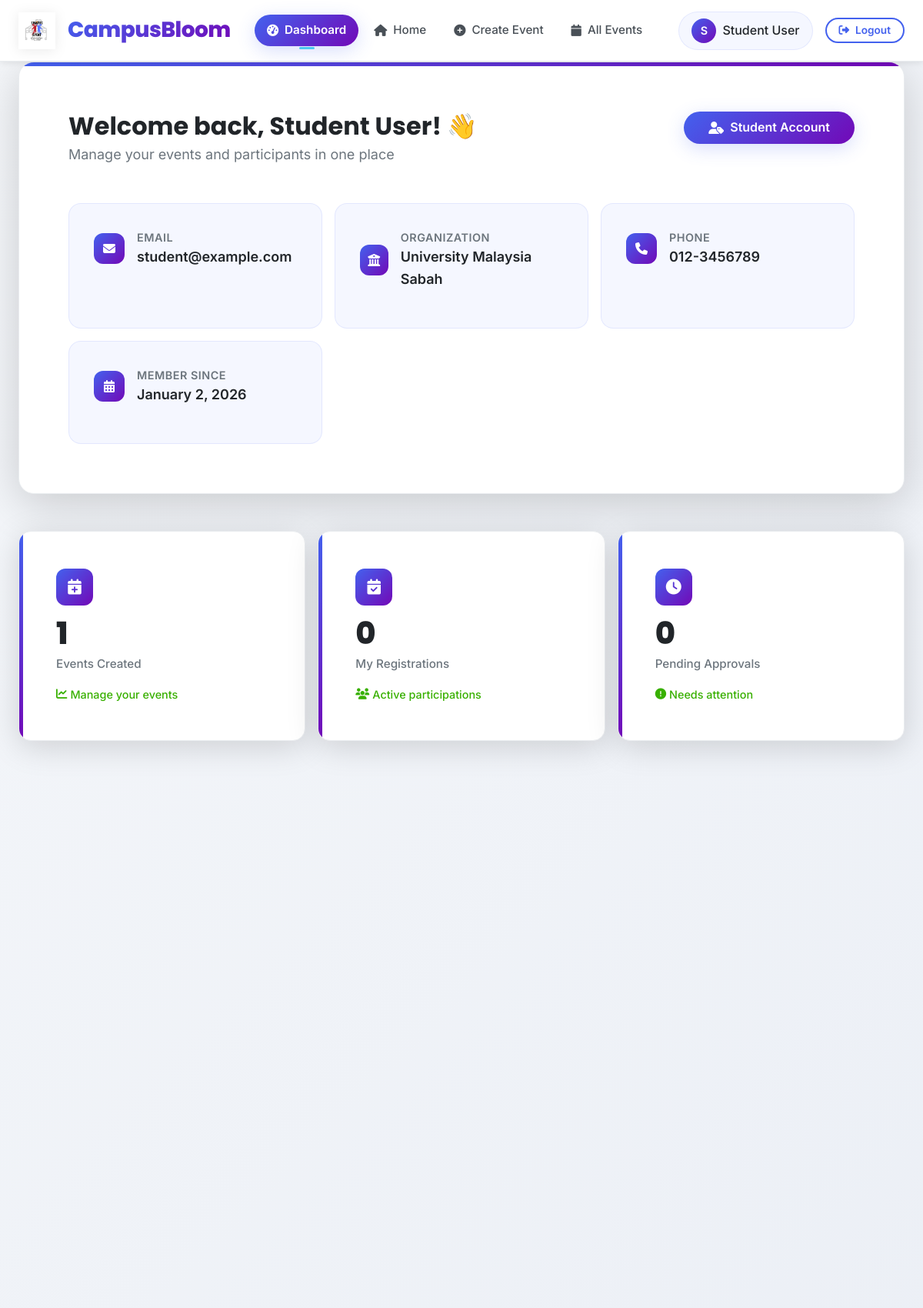
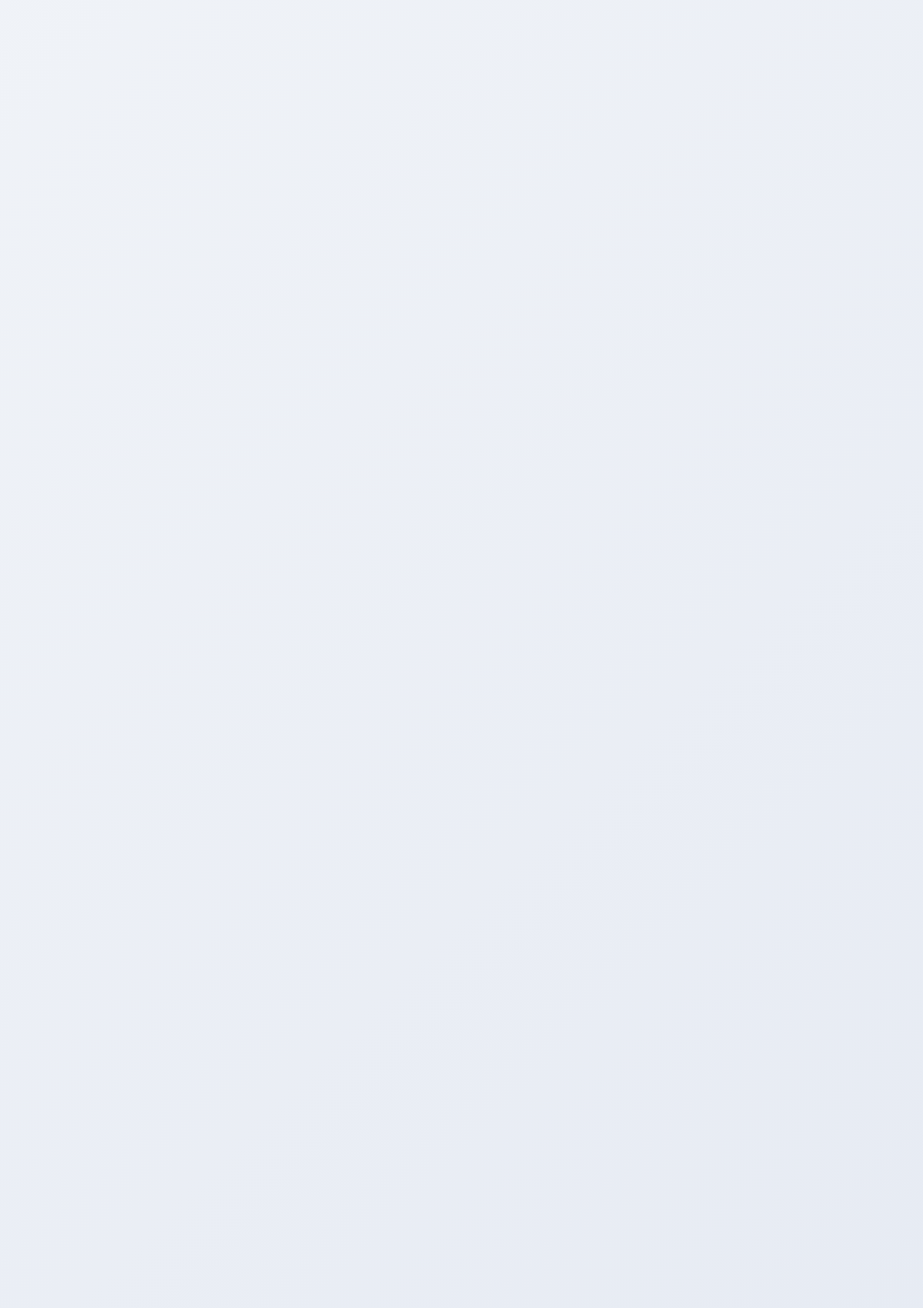
/dashboard.php (signed in, upper part), run on the app's committed database (2 pictures, top to bottom).
### tables this page shows
CREATE TABLE `users` (
  `id` int(11) NOT NULL,
  `name` varchar(255) NOT NULL,
  `email` varchar(255) NOT NULL,
  `password` varchar(255) NOT NULL,
  `role` enum('public','student','staff') DEFAULT 'public',
  `organization` varchar(255) DEFAULT NULL,
  `phone` varchar(20) DEFAULT NULL,
  `created_at` timestamp NOT NULL DEFAULT current_timestamp()
);

### config.php (called while the page is built, shortened)
<?php
$host = 'localhost';
$username = 'root';
$password = '';
$database = 'cemsindv';
$conn = new mysqli($host, $username, $password, $database);
$conn->set_charset("utf8mb4");
function getCurrentUser() {
    global $conn;
    $userId = $_SESSION['user_id'];
    $stmt = $conn->prepare("SELECT id, name, email, role, organization, phone, created_at FROM users WHERE id = ?");
    $stmt->bind_param("i", $userId);
    $stmt->execute();
    $result = $stmt->get_result();
    if ($result->num_rows > 0) {
        $user = $result->fetch_assoc();
        return $user;
    }
    return null;
}
function canCreateEvents() {
    $user = getCurrentUser();
    return in_array($user['role'], ['staff', 'student', 'organizer', 'admin']);
}
?>

### dashboard.php (the view, shortened to what this page needs)
<?php
require_once 'config.php';
$user = getCurrentUser();
$userId = isset($user['id']) ? $user['id'] : 0;
$userRole = isset($user['role']) ? $user['role'] : 'public';
$userName = isset($user['name']) ? $user['name'] : 'User';
$userEmail = isset($user['email']) ? $user['email'] : '';
$userOrganization = isset($user['organization']) ? $user['organization'] : '';
$userPhone = isset($user['phone']) ? $user['phone'] : '';
$userCreatedAt = isset($user['created_at']) ? $user['created_at'] : date('Y-m-d');
$myEvents = [];
$myEventsCount = 0;
$myRegistrations = [];
$registeredCount = 0;
$pendingParticipants = 0;
try {
    if ($userId > 0) {
        $sql = "SELECT e.*, u.name as organizer_name
                FROM events e
                JOIN users u ON e.created_by = u.id
                WHERE e.created_by = ?
                ORDER BY e.event_date DESC";
        $stmt = $conn->prepare($sql);
        if ($stmt) {
            $stmt->bind_param("i", $userId);
            if ($stmt->execute()) {
                $result = $stmt->get_result();
                while ($row = $result->fetch_assoc()) {
                    $myEvents[] = $row;
                }
                $myEventsCount = count($myEvents);
            }
        }
        $pendingParticipants = 0;
        if (tableExists('registrations')) {
            $sql = "SELECT r.*, e.event_name, e.event_date, e.event_time,
                           e.venue, e.max_participants, e.id as event_id
                    FROM registrations r
                    JOIN events e ON r.event_id = e.id
                    WHERE r.user_id = ?
                    ORDER BY e.event_date DESC";
            $stmt = $conn->prepare($sql);
            if ($stmt) {
                $stmt->bind_param("i", $userId);
                if ($stmt->execute()) {
                    $registeredCount = count($myRegistrations);
                }
            }
        }
    }
} catch (Exception $e) {
    error_log("Dashboard error: " . $e->getMessage());
    setFlashMessage('error', 'An error occurred while loading dashboard data.');
}
$logoPath = 'img/CemsLogo.png';
$logoExists = file_exists($logoPath);
?>
<!DOCTYPE html>
<html lang="en">
<head>
    <link rel="stylesheet" href="https://cdnjs.cloudflare.com/ajax/libs/font-awesome/6.5.0/css/all.min.css">
</head>
<body>
    <nav class="navbar" id="navbar">
        <div class="navbar-container">
            <a href="dashboard.php" class="navbar-brand">
                <div class="logo-wrapper">
                    <?php if ($logoExists): ?>
                        <img src="<?php echo $logoPath; ?>" alt="CampusBloom Logo" class="logo-image">
                    <?php else: ?>
                        <div class="logo-fallback">CB</div>
                    <?php endif; ?>
                    <span class="logo-text">CampusBloom</span>
                </div>
            </a>
            <ul class="nav-links">
                <li><a href="dashboard.php" class="nav-link active"><i class="fas fa-tachometer-alt"></i> Dashboard</a></li>
                <li><a href="index.php" class="nav-link"><i class="fas fa-home"></i> Home</a></li>
                <?php if (canCreateEvents()): ?>
                    <li><a href="createEvent.php" class="nav-link"><i class="fas fa-plus-circle"></i> Create Event</a></li>
                <?php endif; ?>
                <li><a href="events.php" class="nav-link"><i class="fas fa-calendar"></i> All Events</a></li>
            </ul>
            <div class="user-menu">
                <div class="user-badge">
                    <div class="user-avatar">
                        <?php echo strtoupper(substr($userName, 0, 1)); ?>
                    </div>
                    <span><?php echo htmlspecialchars($userName); ?></span>
                </div>
                <a href="logout.php" class="btn btn-sm btn-outline">
                    <i class="fas fa-sign-out-alt"></i> Logout
                </a>
            </div>
        </div>
    </nav>
    <main class="dashboard">
        <div class="dashboard-container">
            <div class="welcome-card fade-in">
                <div class="welcome-header">
                    <div>
                        <h1 class="welcome-title">Welcome back, <?php echo htmlspecialchars($userName); ?>! 👋</h1>
                        <p class="welcome-subtitle">Manage your events and participants in one place</p>
                    </div>
                    <div class="user-badge-lg">
                        <i class="fas fa-user-tag"></i>
                        <?php echo ucfirst($userRole); ?> Account
                    </div>
                </div>
                <div class="user-info-grid">
                    <div class="info-card">
                        <div class="info-header">
                            <div class="info-icon">
                                <i class="fas fa-envelope"></i>
                            </div>
                            <div>
                                <div class="info-label">Email</div>
                                <div class="info-value"><?php echo htmlspecialchars($userEmail); ?></div>
                            </div>
                        </div>
                    </div>
                    <?php if (!empty($userOrganization)): ?>
                    <div class="info-card">
                        <div class="info-header">
                            <div class="info-icon">
                                <i class="fas fa-university"></i>
                            </div>
                            <div>
                                <div class="info-label">Organization</div>
                                <div class="info-value"><?php echo htmlspecialchars($userOrganization); ?></div>
                            </div>
                        </div>
                    </div>
                    <?php endif; ?>
                    <?php if (!empty($userPhone)): ?>
                    <div class="info-card">
                        <div class="info-header">
                            <div class="info-icon">
                                <i class="fas fa-phone"></i>
                            </div>
                            <div>
                                <div class="info-label">Phone</div>
                                <div class="info-value"><?php echo htmlspecialchars($userPhone); ?></div>
                            </div>
                        </div>
                    </div>
                    <?php endif; ?>
                    <div class="info-card">
                        <div class="info-header">
                            <div class="info-icon">
                                <i class="fas fa-calendar-alt"></i>
                            </div>
                            <div>
                                <div class="info-label">Member Since</div>
                                <div class="info-value"><?php echo date('F j, Y', strtotime($userCreatedAt)); ?></div>
                            </div>
                        </div>
                    </div>
                </div>
            </div>
            <div class="stats-grid">
                <div class="stat-card fade-in">
                    <div class="stat-header">
                        <div class="stat-icon">
                            <i class="fas fa-calendar-plus"></i>
                        </div>
                    </div>
                    <div class="stat-number"><?php echo $myEventsCount; ?></div>
                    <div class="stat-label">Events Created</div>
                    <div class="stat-trend">
                        <i class="fas fa-chart-line"></i>
                        <span>Manage your events</span>
                    </div>
                </div>
                <div class="stat-card fade-in">
                    <div class="stat-header">
                        <div class="stat-icon">
                            <i class="fas fa-calendar-check"></i>
                        </div>
                    </div>
                    <div class="stat-number"><?php echo $registeredCount; ?></div>
                    <div class="stat-label">My Registrations</div>
                    <div class="stat-trend">
                        <i class="fas fa-users"></i>
                        <span>Active participations</span>
                    </div>
                </div>
                <div class="stat-card fade-in">
                    <div class="stat-header">
                        <div class="stat-icon">
                            <i class="fas fa-clock"></i>
                        </div>
                    </div>
                    <div class="stat-number"><?php echo $pendingParticipants; ?></div>
                    <div class="stat-label">Pending Approvals</div>
                    <div class="stat-trend">
                        <i class="fas fa-exclamation-circle"></i>
                        <span>Needs attention</span>
                    </div>
                </div>
            </div>
        </div>
    </main>
</body>
</html>

### data on the page
users: name "S", name "Student User", role "Student", email "student@example.com", organization "University Malaysia Sabah", phone "012-3456789", created_at "January 2, 2026", id "0"

### other printed values
$myEventsCount "1"
$registeredCount "0"
